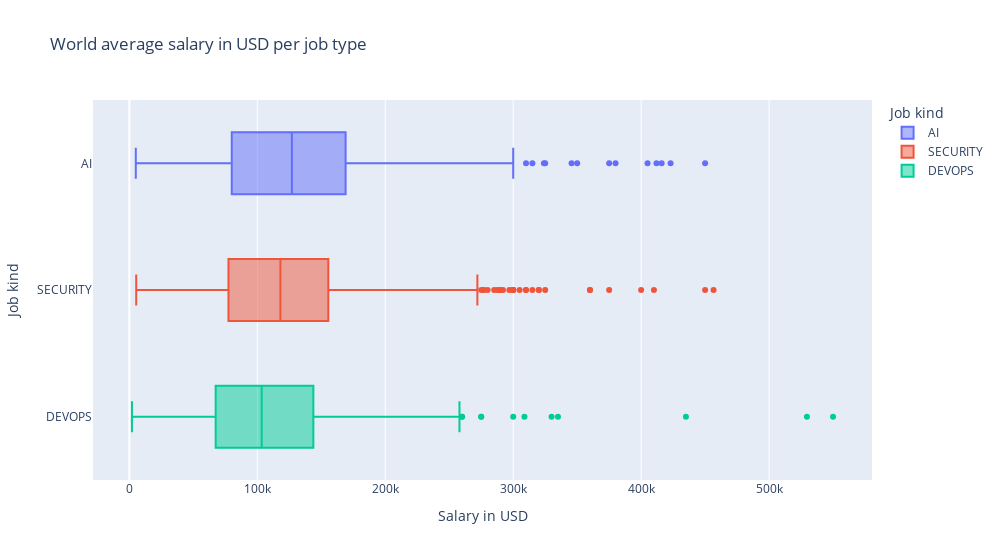

Notebook code for this chart:
### Markdown cell above
### Average annual salary in USD per job kind in the US
We can see that the average salary of the AI jobs is the highest (*around 127K, 01.11.2022*), followed by the DevOps jobs (*around 103K, 01.11.2022*) and finally the IT Security jobs (*around 118k, 01.11.2022*).

### Code cell
fig = px.box(df, x="salary_in_usd", y="dataset_type", color="dataset_type", title="World average salary in USD per job type", category_orders={"dataset_type": ["AI", "SECURITY", "DEVOPS"]})
fig.update_layout(legend_title_text='Job kind', width=1000, xaxis_title="Salary in USD", yaxis_title="Job kind")
fig.show()

### Figure 1 — Plotly figure (JSON) as saved in the notebook; plotly's stock layout.template omitted (floating-point values rounded to 4 significant figures; data arrays with more than 128 entries replaced by an {"elided": "..."} marker saying what was removed)
{"data": [{"alignmentgroup": "True", "hovertemplate": "dataset_type=%{y}<br>salary_in_usd=%{x}<extra></extra>", "legendgroup": "AI", "marker": {"color": "#636efa"}, "name": "AI", "notched": false, "offsetgroup": "AI", "orientation": "h", "showlegend": true, "type": "box", "x": {"elided": "1489 int values"}, "x0": " ", "xaxis": "x", "y": {"elided": "1489 str values"}, "y0": " ", "yaxis": "y"}, {"alignmentgroup": "True", "hovertemplate": "dataset_type=%{y}<br>salary_in_usd=%{x}<extra></extra>", "legendgroup": "SECURITY", "marker": {"color": "#EF553B"}, "name": "SECURITY", "notched": false, "offsetgroup": "SECURITY", "orientation": "h", "showlegend": true, "type": "box", "x": {"elided": "1568 int values"}, "x0": " ", "xaxis": "x", "y": {"elided": "1568 str values"}, "y0": " ", "yaxis": "y"}, {"alignmentgroup": "True", "hovertemplate": "dataset_type=%{y}<br>salary_in_usd=%{x}<extra></extra>", "legendgroup": "DEVOPS", "marker": {"color": "#00cc96"}, "name": "DEVOPS", "notched": false, "offsetgroup": "DEVOPS", "orientation": "h", "showlegend": true, "type": "box", "x": {"elided": "728 int values"}, "x0": " ", "xaxis": "x", "y": {"elided": "728 str values"}, "y0": " ", "yaxis": "y"}], "layout": {"boxmode": "overlay", "legend": {"title": {"text": "Job kind"}, "tracegroupgap": 0}, "title": {"text": "World average salary in USD per job type"}, "width": 1000, "xaxis": {"anchor": "y", "domain": [0, 1], "title": {"text": "Salary in USD"}}, "yaxis": {"anchor": "x", "categoryarray": ["DEVOPS", "SECURITY", "AI"], "categoryorder": "array", "domain": [0, 1], "title": {"text": "Job kind"}}}}
